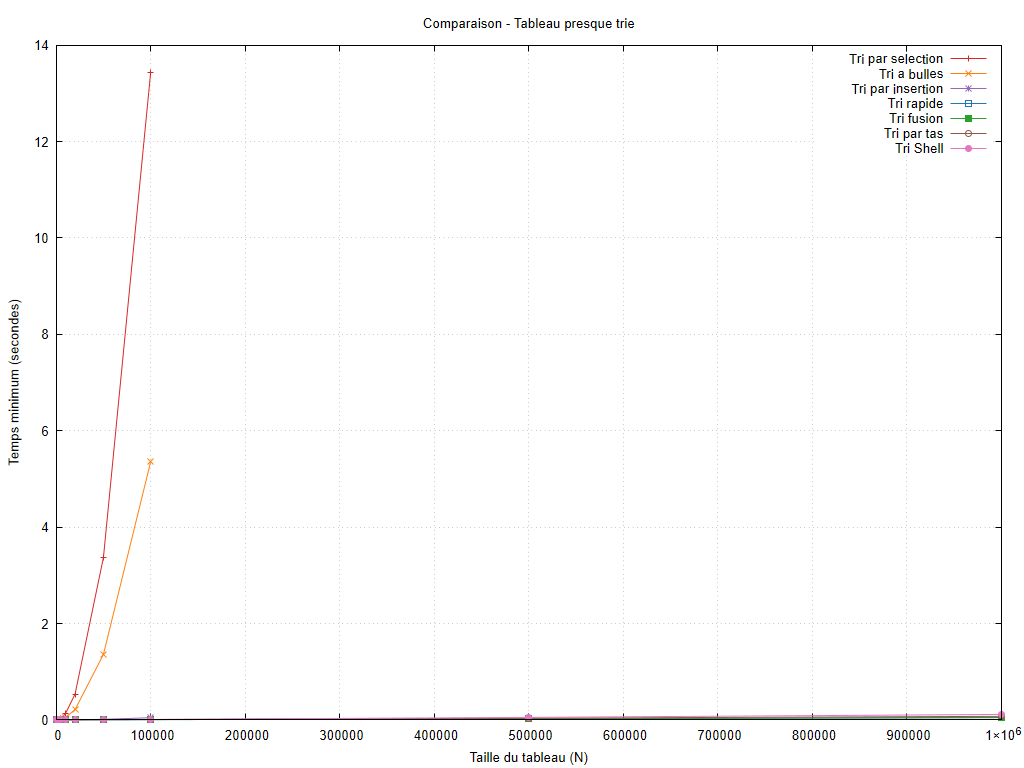

The gnuplot source for this figure:
set encoding utf8
set terminal pngcairo size 1024,768 font 'Arial,10'
set output 'graphiques/20261011_212626/configurations/presque_trie.png'
set datafile missing 'non_mesure'
set datafile separator ';'
set title 'Comparaison - Tableau presque trie'
set xlabel 'Taille du tableau (N)'
set ylabel 'Temps minimum (secondes)'
set grid
set yrange [0:*]
plot 'resultats/20261011_212626/presque_trie.csv' every ::1 using 1:2 title 'Tri par selection' with linespoints lc rgb '#d62728', 'resultats/20261011_212626/presque_trie.csv' every ::1 using 1:4 title 'Tri a bulles' with linespoints lc rgb '#ff7f0e', 'resultats/20261011_212626/presque_trie.csv' every ::1 using 1:6 title 'Tri par insertion' with linespoints lc rgb '#9467bd', 'resultats/20261011_212626/presque_trie.csv' every ::1 using 1:8 title 'Tri rapide' with linespoints lc rgb '#1f77b4', 'resultats/20261011_212626/presque_trie.csv' every ::1 using 1:10 title 'Tri fusion' with linespoints lc rgb '#2ca02c', 'resultats/20261011_212626/presque_trie.csv' every ::1 using 1:12 title 'Tri par tas' with linespoints lc rgb '#8c564b', 'resultats/20261011_212626/presque_trie.csv' every ::1 using 1:14 title 'Tri Shell' with linespoints lc rgb '#e377c2'
unset output
